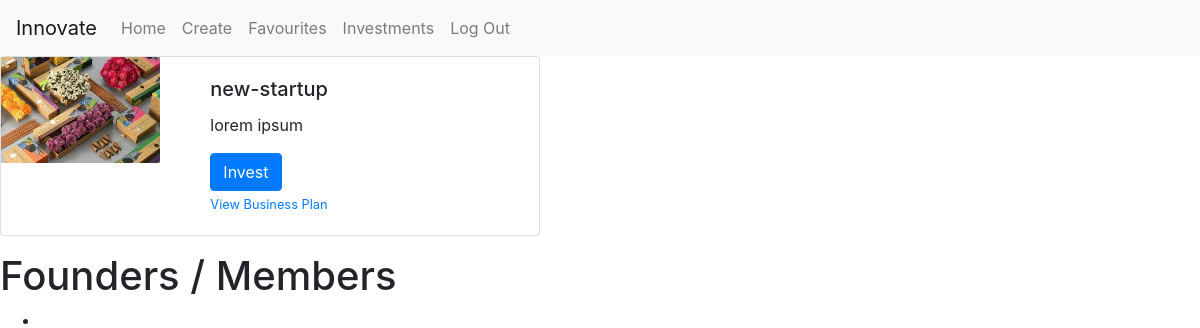
The page /innovate/startup/13 (signed in) on the database its author committed.
### innovate/models.py (models this page shows, shortened)
class Startup(models.Model):
    name = models.CharField(max_length = 30)
    image = models.ImageField(upload_to='images/', null=True, blank=True)
    business_plan = models.FileField()
    founder = models.ForeignKey("User", on_delete=models.CASCADE, related_name="founder")
    members = models.ManyToManyField("User", related_name="members", blank=True)
    description = models.TextField()
    investors = models.ManyToManyField("User", related_name="investments", blank=True)
    timestamp = models.DateTimeField(auto_now_add=True)

### innovate/views.py (the view)
# urls.py: path("startup/<int:s_id>", views.startup, name="startup"),
def startup(request,s_id):
    startup = Startup.objects.get(pk=s_id)
    members = startup.members.all(),
    investors = startup.investors.all()
    return render(request, "innovate/startup.html",{
        "startup":startup,
        "members":members,
        "investors":investors
    })

### innovate/templates/innovate/startup.html (shortened to what this page needs)
{% extends "innovate/layout.html" %}
{% block body %}
  <div class="card mb-3" style="max-width: 540px;">
    <div class="row g-0">
      <div class="col-md-4">
        <img src={{startup.image}} class="img-fluid rounded-start" alt="image">
      </div>
      <div class="col-md-8">
        <div class="card-body">
          <h5 class="card-title">{{startup.name}}</h5>
          <p class="card-text">{{startup.description}}</p>
          {% if request.user == startup.founder %}
          <div>
            <a href="{% url 'edit' startup.id %}"><input type="submit" value="Edit" class="btn btn-success"></a>
            <a href="{% url 'delete' startup.id %}"><input type="submit" value="Delete" class="btn btn-success"></a>
          </div>
          {% else %}
          <div>
            <button class="btn btn-primary" id="pay-btn">Invest</button>
          </div>
          {% endif %}
          <p class="card-text"><small class="text-muted"><a href={{startup.business_plan}}>View Business Plan</a></small></p>
        </div>
      </div>
    </div>
</div>
<div>
  <h1>Founders / Members </h1>
  {% for member in members %}
    <ul>
      <li>{{member.username}}</li>
    </ul>
  {% endfor %}
</div>
{% endblock %}

### rows shown on the page
Startup: image (picture), name "new-startup", description "lorem ipsum"
